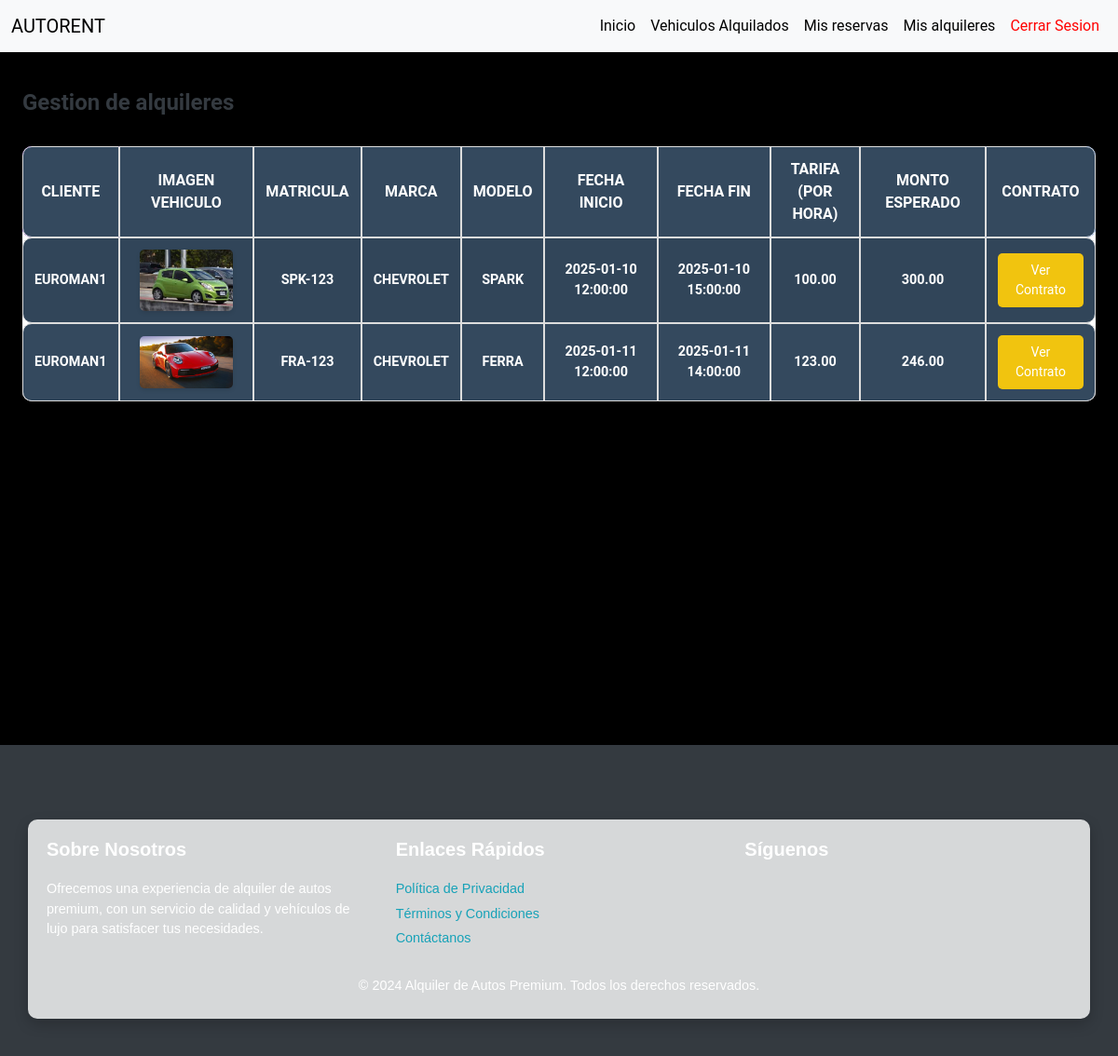
The page /client/my_rents.php (signed in) on the database its author committed.
### tables this page shows
CREATE TABLE `alquileres` (
  `id` int(11) NOT NULL,
  `vehiculo_id` int(11) NOT NULL,
  `usuario_id` int(11) NOT NULL,
  `fecha_inicio` varchar(50) NOT NULL,
  `fecha_fin` varchar(50) DEFAULT NULL,
  `estado` enum('Activo','Inactivo','Reservado') DEFAULT 'Activo',
  `devuelto` enum('si','no') DEFAULT 'no',
  `monto_esperado` decimal(10,2) DEFAULT NULL COMMENT 'Monto esperado del alquiler (tarifa base sin cargos adicionales)'
);

CREATE TABLE `usuarios` (
  `id` int(11) NOT NULL,
  `nombre` varchar(100) DEFAULT NULL,
  `email` varchar(100) DEFAULT NULL,
  `password` varchar(255) DEFAULT NULL,
  `tipo_usuario` enum('administrador','empleado','cliente') DEFAULT NULL,
  `fecha_registro` timestamp NOT NULL DEFAULT current_timestamp()
);

CREATE TABLE `vehiculos` (
  `id` int(11) NOT NULL,
  `marca` varchar(50) NOT NULL,
  `modelo` varchar(50) NOT NULL,
  `matricula` varchar(20) NOT NULL,
  `disponibilidad` enum('Disponible','No disponible') DEFAULT 'Disponible',
  `tarifa` decimal(10,2) NOT NULL,
  `estado` enum('Excelente','Bueno','Regular','Malo') DEFAULT 'Bueno',
  `color` varchar(30) DEFAULT NULL,
  `fecha_registro` timestamp NOT NULL DEFAULT current_timestamp(),
  `tipo_vehiculo` enum('auto','camioneta','camion','maquinaria') DEFAULT NULL,
  `imagen` varchar(50) DEFAULT NULL,
  `tipo_transmision` enum('automatico','manual') DEFAULT NULL,
  `tipo_combustible` enum('extra','super','diesel','electricidad') DEFAULT NULL,
  `cilindraje` varchar(50) NOT NULL,
  `descripcion` varchar(50) NOT NULL
);

### client/my_rents.php (the view, shortened to what this page needs)
<?php
include '../util/conexion.php';
$usuario_id = $_SESSION['usuario_id'];
$sql = "SELECT alquileres.id, alquileres.fecha_inicio, alquileres.fecha_fin, alquileres.estado, usuarios.nombre AS nombre_usuario,
               vehiculos.id AS vehiculo_id, vehiculos.matricula, vehiculos.marca, vehiculos.tarifa, alquileres.monto_esperado,
               vehiculos.modelo, vehiculos.imagen
        FROM alquileres
        JOIN usuarios ON alquileres.usuario_id = usuarios.id
        JOIN vehiculos ON alquileres.vehiculo_id = vehiculos.id
        WHERE alquileres.usuario_id = ? AND alquileres.estado = 'Activo'";
$stmt = $conn->prepare($sql);
$stmt->bind_param("i", $usuario_id);
$stmt->execute();
$result = $stmt->get_result();
$data = array();
if ($result->num_rows > 0) {
    while ($row = $result->fetch_assoc()) {
        $data[] = array(
            'id' => $row['id'],
            'fecha_inicio' => $row['fecha_inicio'],
            'fecha_fin' => $row['fecha_fin'],
            'matricula' => $row['matricula'],
            'marca' => $row['marca'],
            'modelo' => $row['modelo'],
            'imagen' => $row['imagen'],
            'vehiculo_id' => $row['vehiculo_id'],
            'nombre_usuario' => $row['nombre_usuario'],
            'estado' => $row['estado'],
            'monto_esperado' => $row['monto_esperado'],
            'tarifa' => $row['tarifa']
        );
    }
}
?>
<!DOCTYPE html>
<html lang="en">
<head>
    <link href="https://cdn.jsdelivr.net/npm/bootstrap@5.3.0-alpha3/dist/css/bootstrap.min.css" rel="stylesheet">
    <link href="https://cdnjs.cloudflare.com/ajax/libs/font-awesome/6.0.0-beta3/css/all.min.css" rel="stylesheet">
    <link href="https://cdn.jsdelivr.net/npm/bootstrap@5.3.0/dist/css/bootstrap.min.css" rel="stylesheet">
    <link rel="stylesheet" href="../styles/footer.css">
    <link rel="stylesheet" href="../styles/home_admin.css">
    <link rel="stylesheet" href="https://cdn.jsdelivr.net/npm/flatpickr/dist/flatpickr.min.css">
</head>
<body>
    <div class="container-fluid vh-100 d-flex flex-column overflow-hidden">
        <div class="row flex-grow-1 ">
            <?php
             include './util/menu.php';
            ?>
            <main class="col-12 mx-auto px-4 main-content d-flex flex-column h-100">
                <h1 class="tittle-p">Gestion de alquileres</h1>
                <table class="table table-striped mt-4">
                    <thead>
                        <th>Cliente</th>
                        <th>Imagen Vehiculo</th>
                        <th>Matricula</th>
                        <th>Marca</th>
                        <th>Modelo</th>
                        <th>Fecha Inicio</th>
                        <th>Fecha Fin</th>
                        <th>Tarifa <br>(por hora)</th>
                        <th>Monto esperado</th>
                        <th>Contrato</th>
                    </thead>
                    <tbody id="tablaRents">
                        <?php foreach ($data as $rent): ?>
                            <tr id="rent-<?php echo $rent['id'] ?>">
                              <th class="nombre"><?php echo $rent['nombre_usuario'] ?></th>
                                <th>
                                    <img src="../images/autos/<?php echo htmlspecialchars($rent['imagen'], ENT_QUOTES, 'UTF-8'); ?>"
                                        alt="Imagen de <?php echo $rent['modelo']; ?>"
                                        style="width: 100px; height: auto; border-radius: 5px;">
                                </th>
                                <th class="matricula"><?php echo $rent['matricula'] ?></th>
                                <th class="marca"><?php echo $rent['marca'] ?></th>
                                <th class="modelo"><?php echo $rent['modelo'] ?></th>
                                <th class="fecha_inicio"><?php echo $rent['fecha_inicio'] ?></th>
                                <th class="fecha_fin"><?php echo $rent['fecha_fin'] ?></th>
                                <th class="tarifa"><?php echo $rent['tarifa'] ?></th>
                                <th class="monto_esperado"><?php echo $rent['monto_esperado'] ?></th>
                                <th>
                                    <button class="btn btn-warning btn-sm"
                                        data-bs-toggle="modal"
                                        data-bs-target="#contratoModal"
                                        data-id="<?php echo $rent['id']; ?>"
                                        data-fechaInicio="<?php echo $rent['fecha_inicio']; ?>"
                                        data-fechaInicio="<?php echo $rent['fecha_fin']; ?>"
                                        data-nombreUsuario="<?php echo $rent['nombre_usuario']; ?>"
                                        data-matricula="<?php echo htmlspecialchars($rent['matricula'], ENT_QUOTES, 'UTF-8'); ?>"
                                        data-vehiculoid="<?php echo htmlspecialchars($rent['vehiculo_id'], ENT_QUOTES, 'UTF-8'); ?>">
                                        Ver Contrato
                                    </button>
                                </th>
                            </tr>
                        <?php endforeach; ?>
                    </tbody>
                </table>
            </main>
        </div>
    </div>
</body>
</html>

### styles/footer.css (style rules this page uses)
.footer { background-color: #343a40; color: white; padding: 40px 0; }
.footer h5 { font-weight: bold; margin-bottom: 20px; }
.footer a { color: #17a2b8; text-decoration: none; transition: color 0.3s ease; }
.footer p { font-size: 0.9rem; margin-bottom: 5px; }

### styles/home_admin.css (style rules this page uses)
body { font-family: 'Poppins', sans-serif; background-color: #000; color: #fff; margin: 0; padding: 0; background-image: url('../images/imagen.1.jpg'); background-size: cover; background-repeat: no-repeat; background-position: center; }
.table { width: 100%; border-collapse: collapse; margin: 20px 0; font-size: 16px; text-align: left; background-color: #ffffff; box-shadow: 0 4px 8px rgba(0, 0, 0, 0.2); border-radius: 8px; overflow: hidden; }
.table th, .table td { padding: 12px 15px; border: 1px solid #ddd; }
.table th { background-color: #34495e; color: #ffffff; text-transform: uppercase; font-weight: bold; }
.table tr { transition: background-color 0.3s ease; }
.table tr:nth-child(even) { background-color: #ecf0f1; }
.table .btn { display: inline-block; padding: 8px 12px; font-size: 14px; text-align: center; border-radius: 5px; cursor: pointer; transition: background-color 0.3s ease; border: none; }
.container { margin-top: 40px; padding: 20px; border-radius: 10px; box-shadow: 0 6px 15px rgba(0, 0, 0, 0.2); background-color: rgba(255, 255, 255, 0.8); animation: fadeInUp 1s ease; }

### client/my_rents.php (style rules this page uses)
.container-fluid { font-family: 'Roboto', sans-serif; }
.tittle-p { font-size: 1.5rem; font-weight: bold; color: #343a40; margin-top: 20px; }
.main-content { border-radius: 10px; box-shadow: 0 4px 8px rgba(0, 0, 0, 0.1); padding: 20px; }
.table { font-size: 0.9rem; border-collapse: separate; border-spacing: 0; width: 100%; margin: 20px 0; background: #fff; border-radius: 10px; overflow: hidden; box-shadow: 0 2px 4px rgba(0, 0, 0, 0.1); }
.table th, .table td { padding: 12px; text-align: center; vertical-align: middle; }
.table { --bs-table-bg: none !important; }
.table thead { background: linear-gradient(90deg, #6a11cb, #2575fc); color: white ; font-size: 1rem; }
.table thead th { color: white; }
.table tbody tr:nth-child(odd) { background-color: #f8f9fa; }
.table tbody tr:nth-child(even) { background-color: #e9ecef; }
.table th:first-child, .table td:first-child { border-top-left-radius: 10px; border-bottom-left-radius: 10px; }
.table th:last-child, .table td:last-child { border-top-right-radius: 10px; border-bottom-right-radius: 10px; }
img { width: 80px; height: auto; border-radius: 10px; box-shadow: 0 2px 4px rgba(0, 0, 0, 0.1); transition: transform 0.3s ease, box-shadow 0.3s ease; }
.btn { font-size: 0.85rem; border-radius: 8px; padding: 8px 16px; transition: all 0.3s ease; }
.btn-warning { background-color: #f1c40f; color: white; border: none; }

### rows shown on the page
alquileres: usuario.nombre "EUROMAN1", vehiculo.imagen (picture), vehiculo.matricula "SPK-123", vehiculo.marca "CHEVROLET", vehiculo.modelo "SPARK", fecha_inicio "2025-01-10 12:00:00", fecha_fin "2025-01-10 15:00:00", vehiculo.tarifa "100.00", monto_esperado "300.00"
alquileres: usuario.nombre "EUROMAN1", vehiculo.imagen (picture), vehiculo.matricula "FRA-123", vehiculo.marca "CHEVROLET", vehiculo.modelo "FERRA", fecha_inicio "2025-01-11 12:00:00", fecha_fin "2025-01-11 14:00:00", vehiculo.tarifa "123.00", monto_esperado "246.00"
